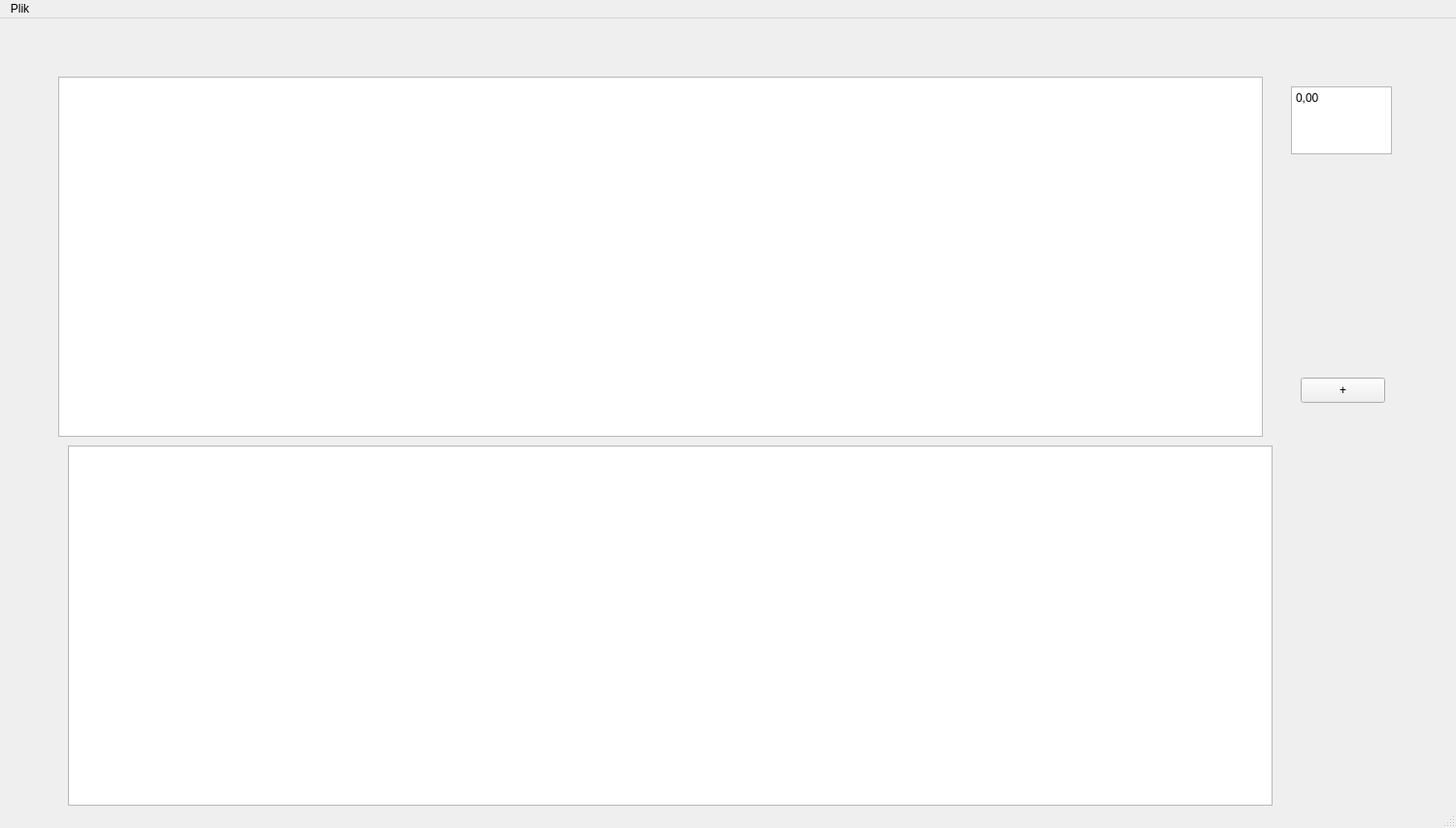
<?xml version="1.0" encoding="UTF-8"?>
<ui version="4.0">
 <class>MT940</class>
 <widget class="QMainWindow" name="MT940">
  <property name="geometry">
   <rect>
    <x>0</x>
    <y>0</y>
    <width>1500</width>
    <height>853</height>
   </rect>
  </property>
  <property name="windowTitle">
   <string>MT940</string>
  </property>
  <widget class="QWidget" name="centralwidget">
   <widget class="QTableWidget" name="tLista">
    <property name="geometry">
     <rect>
      <x>60</x>
      <y>60</y>
      <width>1241</width>
      <height>371</height>
     </rect>
    </property>
   </widget>
   <widget class="QTableWidget" name="tWynik">
    <property name="geometry">
     <rect>
      <x>70</x>
      <y>440</y>
      <width>1241</width>
      <height>371</height>
     </rect>
    </property>
   </widget>
   <widget class="QPushButton" name="pushButton">
    <property name="geometry">
     <rect>
      <x>1340</x>
      <y>370</y>
      <width>87</width>
      <height>26</height>
     </rect>
    </property>
    <property name="text">
     <string>+</string>
    </property>
   </widget>
   <widget class="QPlainTextEdit" name="saldo_poczatkowe">
    <property name="geometry">
     <rect>
      <x>1330</x>
      <y>70</y>
      <width>104</width>
      <height>70</height>
     </rect>
    </property>
    <property name="plainText">
     <string>0,00</string>
    </property>
   </widget>
  </widget>
  <widget class="QMenuBar" name="menubar">
   <property name="geometry">
    <rect>
     <x>0</x>
     <y>0</y>
     <width>1500</width>
     <height>23</height>
    </rect>
   </property>
   <widget class="QMenu" name="menuPlik">
    <property name="title">
     <string>Plik</string>
    </property>
   </widget>
   <addaction name="menuPlik"/>
  </widget>
  <widget class="QStatusBar" name="statusbar"/>
 </widget>
 <resources/>
 <connections/>
</ui>
